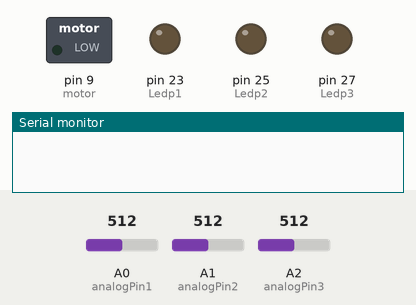
This sketch was run on a simulated Arduino Mega 2560, built with avr-gcc and run on an emulated ATmega2560. On the bench: switched loads named in the sketch (green lamp = pin HIGH), output pins drawn as LEDs (lit = HIGH), the last lines printed to the serial monitor. Inputs (shaded band) come from the test bench; at power-on: A0 (analogPin1) = 512, A1 (analogPin2) = 512, A2 (analogPin3) = 512.

Above: at 0.05 s.
At 6.65 s:
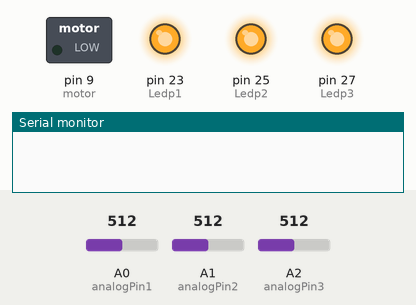
At 19.65 s:
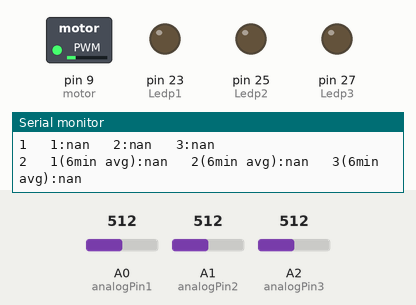
Timing chart, 0 to 25.7 s (numbered marks = the images above):
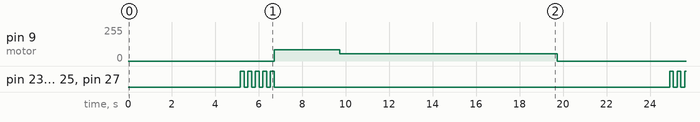

Measured:
- by itself, pin 9 (motor): repeats every 19.7 s: 55/255 10.0 s, 0/255 6.7 s, 85/255 3.0 s
- by itself, pin 23 (Ledp1), pin 25 (Ledp2), pin 27 (Ledp3): repeats every 19.7 s: 4 × (LOW 0.17 s, HIGH 0.17 s), LOW 18.2 s, HIGH 0.17 s

The sketch:

reader_plus_motor.ino
```cpp
//Initializing Pin
int motor = 9; //motor pin 9
int analogPin1 = A0;
int analogPin2 = A1;
int analogPin3 = A2;
int Ledp1 = 23;
int Ledp2 = 25;
int Ledp3 = 27;

int val[3] = {0,0,0}; // variable to store the current output
float cval[3] = {0,0,0};//corrected values
float amb[3] = {0,0,0}; //ambient light values
float led[3] = {0,0,0}; //when led is ON
float pVolt[3] = {0,0,0};
float pertrans[3] = {0,0,0};
float OD[3] = {0,0,0};
float ODMin[3][3] ={{0,0.0},{0,0.0},{0,0.0}};

int nrd = 5;
int nrds = 30;

int rowCount = 30000;
int rowNumber = 0;

void setup() {
  Serial.begin(9600);  //  setup serial
  pinMode(Ledp1,OUTPUT);
  pinMode(Ledp2,OUTPUT);
  pinMode(Ledp3,OUTPUT);
  pinMode(motor, OUTPUT);
}

void loop() {


 analogWrite(motor, 0); //turn OFF motors
 delay(5000);

//reading sequence

//we average across 5 reading; each of which is itself composed of 30 readings
for (int j=0;j<nrd;j++){

  //get ambient readings
  for(int i=0;i<3;i++){amb[i] = 0;}

  digitalWrite(Ledp1, LOW); //turns OFF LED
  digitalWrite(Ledp2, LOW);
  digitalWrite(Ledp3, LOW);
  delay(10); //time to settle


  for(int i=0; i<nrds ; i++){
      val[0] = analogRead(analogPin1);  // read the input pin
      val[1] = analogRead(analogPin2);
      val[2] = analogRead(analogPin3);
      amb[0] = amb[0] + val[0];
      amb[1] = amb[1] + val[1];
      amb[2] = amb[2] + val[2];
      delay(5);
    }
   amb[0] = amb[0]/nrds;
   amb[1] = amb[1]/nrds;
   amb[2] = amb[2]/nrds;

  //get LED readings
  for(int i=0;i<3;i++){led[i] = 0;}

  digitalWrite(Ledp1, HIGH); //truns on LED
  digitalWrite(Ledp2, HIGH);
  digitalWrite(Ledp3, HIGH);
  delay(10);//time to settle

  for(int i=0; i<nrds ; i++){
    val[0] = analogRead(analogPin1);
    val[1] = analogRead(analogPin2);
    val[2] = analogRead(analogPin3);
    led[0] = led[0] + val[0]/nrds;
    led[1] = led[1] + val[1]/nrds;
    led[2] = led[2] + val[2]/nrds;
    delay(5);
  }
  led[0] = led[0]/nrds;
  led[1] = led[1]/nrds;
  led[2] = led[2]/nrds;


  digitalWrite(Ledp1, LOW); //turns off LED
  digitalWrite(Ledp2, LOW);
  digitalWrite(Ledp3, LOW);

  cval[0] += (led[0] - amb[0]); //corrected voltage values
  cval[1] += (led[1] - amb[1]);
  cval[2] += (led[2] - amb[2]);
}

  cval[0] /= 5; //corrected voltage values
  cval[1] /= 5;
  cval[2] /= 5;


  pVolt[0] = cval[0]/1024.0 * 5; //converts analog Read to units of Volts 1024units = 5V
  pertrans[0] = pVolt[0]/3.60 * 100; //percent MAX transmission(blank)=> 100% trans corresponds to 4V
  OD[0] = 2 - log10(pertrans[0]); // def of OD

  pVolt[1] = cval[1]/1024.0 * 5; //converts analog Read to units of Volts 1024units = 5V
  pertrans[1] = pVolt[1]/3.78 * 100; //percent MAX transmission(blank)=> 100% trans corresponds to 4V
  OD[1] = 2 - log10(pertrans[1]); // def of OD


  pVolt[2] = cval[2]/1024.0 * 5; //converts analog Read to units of Volts 1024units = 5V
  pertrans[2] = pVolt[2]/3.28 * 100; //percent MAX transmission(blank)=> 100% trans corresponds to 4V
  OD[2] = 2 - log10(pertrans[2]); // def of OD


  for (int i = 0;i<=2;i++) {                   // move data down for 9 min avg
    for (int j=2;j>=1;j--){
      ODMin[i][j] = ODMin[i][j-1];
      }
   }

  for (int i = 0;i<=2;i++) {
    ODMin[i][0] = (OD[i] + ODMin[i][1] + ODMin[i][2]);
  }


  if (rowNumber < rowCount) {
    Serial.print(++rowNumber);
    Serial.print("\t 1:");
    Serial.print(OD[0]);
    Serial.print("\t 2:");
    Serial.print(OD[1]);
    Serial.print("\t 3:");
    Serial.println(OD[2]);
    Serial.print(++rowNumber);
    Serial.print("\t 1(6min avg):");
    Serial.print(ODMin[0][0]);
    Serial.print("\t 2(6min avg):");
    Serial.print(ODMin[1][0]);
    Serial.print("\t 3(6min avg):");
    Serial.println(ODMin[2][0]);
    }

  analogWrite(motor,85); //"kick-start" motors
  delay(3000);
  analogWrite(motor,55); //turns motor ON to normal speed

  delay(10000);// measure every value every 3mins
}
```
